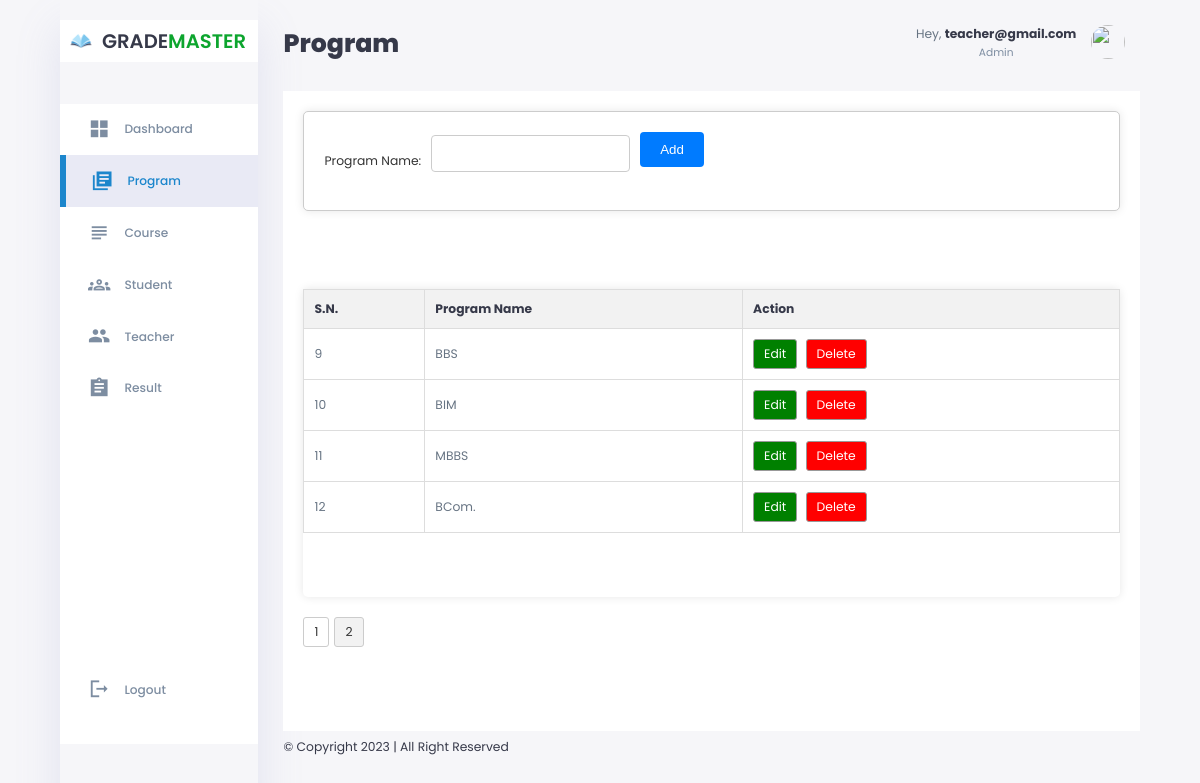
Page /_dashboard/admin/program.php?page=2 (signed in) on the committed database.
### tables this page shows
CREATE TABLE `programs` (
  `program_id` int(11) NOT NULL,
  `program_name` varchar(255) DEFAULT NULL
);

### _dashboard/admin/program.php (the view, shortened to what this page needs)
<?php
require '../../includes/config.php';
        $resultsPerPage = 8;
        $currentPage = 1;
        if (isset($_GET['page']) && is_numeric($_GET['page'])) {
            $currentPage = $_GET['page'];
        }
        $offset = ($currentPage - 1) * $resultsPerPage;
        $displayProgramQuery = "SELECT * FROM programs LIMIT $offset, $resultsPerPage";
        $programDisplayResult = mysqli_query($conn, $displayProgramQuery);
        $totalProgramsQuery = "SELECT COUNT(*) AS total FROM programs";
        $totalProgramsResult = mysqli_query($conn, $totalProgramsQuery);
        $totalPrograms = mysqli_fetch_assoc($totalProgramsResult)['total'];
        $totalPages = ceil($totalPrograms / $resultsPerPage);
    require_once('header.php');
?>
            <main class="main-container">
                <div class="program-form">
                    <form method="post">
                        <div class="input-group">
                            <label for="program_name" class="program_name">Program Name:</label>
                            <input type="text" name="program_name" required>
                        </div>
                        <div>
                            <button type="submit" name="add-program">Add</button>
                        </div>
                    </form>
                </div>
                <div class="program-table">
                    <table>
                        <thead>
                            <tr>
                                <th>S.N.</th>
                                <th>Program Name</th>
                                <th>Action</th>
                            </tr>
                        </thead>
                        <tbody>
                            <?php
                            if ($programDisplayResult->num_rows > 0) {
                                $counter = ($currentPage - 1) * $resultsPerPage + 1;
                                foreach ($programDisplayResult as $row) {
                            ?>
                                    <tr>
                                        <td><?= $counter ?></td>
                                        <td><?= $row['program_name'] ?></td>
                                        <td>
                                            <a href="./updateProgram.php?editCriteria=<?= $row['program_id'] ?>">Edit</a>
                                            <a href="program.php?deleteCriteria=<?= $row['program_id'] ?>" onclick="return confirm('Are you sure you want to delete this item?');">Delete</a>
                                        </td>
                                    </tr>
                            <?php
                                    $counter++;
                                }
                            } else {
                                echo "<tr><td colspan='3'>No programs found.</td></tr>";
                            }
                            ?>
                        </tbody>
                    </table>
                </div>
                <div class="pagination">
                    <?php
                    for ($page = 1; $page <= $totalPages; $page++) {
                        $active = ($page == $currentPage) ? "active" : "";
                        echo '<a href="program.php?page=' . $page . '" class="' . $active . '">' . $page . '</a>';
                    }
                    ?>
                </div>
            </main>
            <div class="footer">
                &copy; Copyright 2023 | All Right Reserved
            </div>
        </div>
    </div>
</div>
</body>
</html>

### _dashboard/admin/style.css (style rules this page uses)
:root { --color-primary: #1c86cc; --color-danger: #c50d0d; --color-button: #115dc0; --color-success: #0da52e; --color-warning: #F7D060; --color-white: #fff; --color-info-dark: #7d8da1; --color-dark: #363949; --color-light: rgba(132, 139, 200, 0.18); --color-dark-variant: #677483; --color-background: #f6f6f9; --card-border-radius: 2rem; --border-radius-1: 0.4rem; --border-radius-2: 0.8rem; --border-radius-3: 1.2rem; --card-padding: 1.8rem; --padding-1: 1.2rem; --box-shadow: 0 2rem 3rem var(--color-light); --sidebar-size:250px; }
* { margin: 0; padding: 0; }
html { font-size: 14px; }
body { width: 100vw; height: 100vh; font-family: 'Poppins', sans-serif; font-size: 0.88rem; user-select: none; overflow-x: hidden; color: var(--color-dark); background-color: var(--color-background); }
a { color: var(--color-dark); }
.main-container { background: var(--color-white); min-height: 75vh; padding: 20px 20px; grid-area: main; overflow-y: auto; margin-top: 2rem; }
main > div:last-child { position:relative; width: 100%; }
main table tbody { margin-top: 1rem; }
main table tbody td { height: 2rem; border-bottom: 1px solid var(--color-light); color: var(--color-dark-variant); }
.wrapper-box .wrapper .footer { position: absolute; bottom: 0; left: 0; }
.pagination { margin-top: 20px; }
.pagination a { display: inline-block; padding: 5px 10px; margin-right: 5px; border: 1px solid #ccc; border-radius: 3px; text-decoration: none; color: #333; transition: background-color 0.3s ease; }
.pagination a.active, .pagination a:hover { background-color: #f2f2f2; }
.main-container { display: flex; flex-wrap: wrap; padding: 20px; }
.program-form { width: 100%; max-height: 100px; position: relative; display: grid; gap: 20px; grid-template-columns: auto 1fr; padding: 20px; border: 1px solid #ccc; border-radius: 5px; box-sizing: border-box; margin-bottom: 20px; background-color: #fff; box-shadow: 0 0 10px rgba(0, 0, 0, 0.1); overflow-y: auto; }
.program-form form { display: grid; grid-template-columns: auto 1fr; gap: 10px; }
.input-group { display: grid; grid-template-columns: max-content 1fr; align-items: center; gap: 10px; }
.input-group label { color: #333; }
.input-group input { padding: 10px; border: 1px solid #ccc; border-radius: 4px; box-sizing: border-box; margin-bottom: 15px; }
.program-form button { padding: 10px 20px; border: none; border-radius: 4px; background-color: #007bff; color: #fff; cursor: pointer; transition: background-color 0.3s ease; }
.program-table { position: relative; width: 100%; background-color: #fff; border-radius: 5px; box-shadow: 0 0 10px rgba(0, 0, 0, 0.1); }
.program-table table { width: 100%; border-collapse: collapse; border: 1px solid #ddd; }
.program-table th, .program-table td { border: 1px solid #ddd; padding: 10px; text-align: left; }
.program-table th { background-color: #f2f2f2; }
.program-table a { display: inline-block; margin-right: 5px; padding: 5px 10px; text-decoration: none; color: #333; border: 1px solid #999; border-radius: 3px; transition: background-color 0.3s ease; }
.program-table td a[href*="updateProgram.php"] { background-color: green; color: white; }
.program-table td a[href*="program.php?deleteCriteria"] { background-color: red; color: white; }

### rows in the picture
programs: program_name "BBS"
programs: program_name "BIM"
programs: program_name "MBBS"
programs: program_name "BCom."

### other values in the picture
$pageTitle "Program"
$_SESSION['username'] "teacher@gmail.com"
